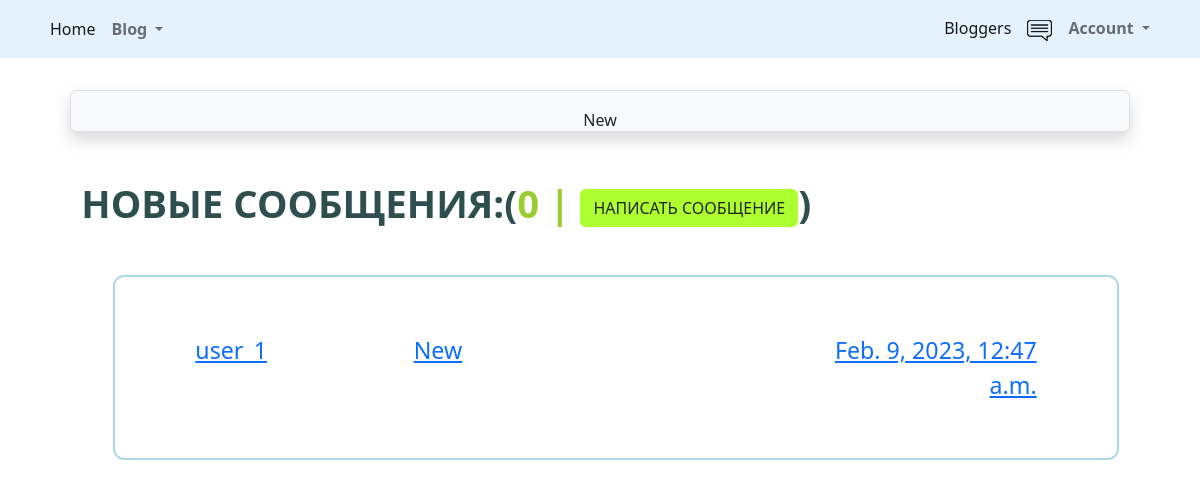
/accounts/profile/inbox (signed in), run on an earlier commit of the app's database.
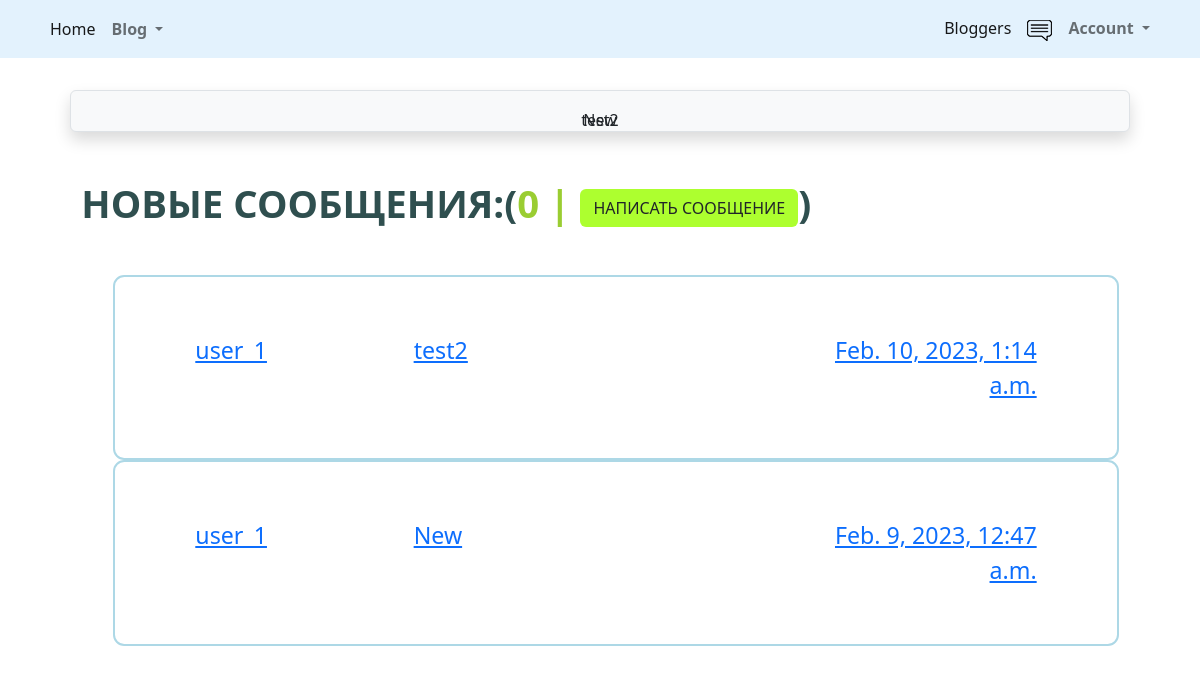
And on a later commit of the database.
### src/accounts/models.py (models this page shows)
class Message(models.Model):
    sender = models.ForeignKey(User, on_delete=models.SET_NULL, null=True, blank=True)
    recipient = models.ForeignKey(User, on_delete=models.SET_NULL, null=True, blank=True, related_name='messages')
    name = models.CharField(max_length=200, null=True, blank=True)
    subject = models.CharField(max_length=200, null=True, blank=True)
    body = models.TextField(max_length=1000)
    is_readed = models.BooleanField(default=False, null=True)
    created = models.DateTimeField(auto_now_add=True)
    id = models.UUIDField(default=uuid.uuid4, unique=True, primary_key=True, editable=False)
    def __str__(self):
        return self.subject
    class Meta:
        ordering = ['is_readed', '-created']

class User(AbstractUser):
    is_activated = models.BooleanField(default=True, db_index=True)
    avatar = models.ImageField(upload_to=avatar_place, default='profile/default.png')
    birthday = models.DateField(null=True, blank=True)
    city = models.CharField(max_length=50, null=True, blank=True)
    class Meta(AbstractUser.Meta):
        db_table = 'user'
    def __str__(self):
        return self.username

### src/accounts/views.py (the view)
# urls.py: path('profile/inbox', inbox, name='inbox'),
@login_required
def inbox(request):
    user = request.user
    messages = user.messages.all()
    count_of_unreaded = messages.filter(is_readed=False).count()
    return render(request, 'messages/inbox.html', {'messages': messages, 'count_of_unreaded': count_of_unreaded})

### src/accounts/templates/messages/inbox.html
{% extends 'base.html' %}
{% load static %}
{% block content %}
    <link rel="stylesheet" type="text/css" href="{% static 'message/css/message.css' %}">
<main class="inbox my-xl">
  <div class="content-box">
    <h3 class="inbox__title">Новые сообщения:(<span>{{count_of_unreaded}} | <a href="{% url 'accounts:create_message' %}" class="btn btn--sub btn--lg">Написать сообщение </a></span>)</h3>
    <ul class="messages">
      {% for message in messages %}
      {% if message.is_read == False %}
      <li class="message message--unread">
        {% else %}
      <li class="message">
        {% endif %}
        <a href="{% url 'accounts:message' message.id %}">
          <span class="message__author">{{message.sender}}</span>
          <span class="message__subject">{{message.subject}}</span>
          <span class="message__date">{{message.created}}</span>
        </a>
      </li>
      {% endfor %}
    </ul>
  </div>
</main>
{% endblock content %}

### src/templates/includes/messages.html
{% if messages %}
    {% for message in messages %}
        <div class="alert alert-{% if message.tags == 'error' %}danger {% else %}{{ message.tags }} {% endif %}" role="alert">
        {{ message }}
        </div>
    {% endfor %}
{% endif %}

What changed in the data, as far as the page shows it:
added Message: subject "test2", sender "user_1", created "Feb. 10, 2023, 1:14 a.m."
